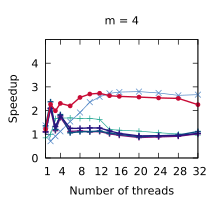

Reproduce this figure in gnuplot.
set title "m = 4"
set terminal pdf size 2.2,2.0
set output "./results/Compactions_n___4,194,304,_m___4.pdf"
set key off
set xrange [1:32]
set xtics (1, 4, 8, 12, 16, 20, 24, 28, 32)
set xlabel "Number of threads"
set yrange [0:5]
set ytics (0, 1, 2, 3, 4)
set ylabel "Speedup"
plot './results/Compactions_n___4,194,304,_m___4.dat' using 1:2 title "Outer parallelism" pointsize 0.7 lw 1 pt 1 linecolor rgb "#24A793" with linespoints, \
  './results/Compactions_n___4,194,304,_m___4.dat' using 1:3 title "Inner parallelism" pointsize 0.7 lw 1 pt 2 linecolor rgb "#5287C6" with linespoints, \
  './results/Compactions_n___4,194,304,_m___4.dat' using 1:4 title "Multi-atomics 64 1 4" pointsize 0.7 lw 2 pt 1 linecolor rgb "#801478" with linespoints, \
  './results/Compactions_n___4,194,304,_m___4.dat' using 1:5 title "Multi-atomics 2 64 1 4" pointsize 0.7 lw 2 pt 1 linecolor rgb "#0A5080" with linespoints, \
  './results/Compactions_n___4,194,304,_m___4.dat' using 1:6 title "Multi-atomics 3 64 1 4" pointsize 0.7 lw 2 pt 1 linecolor rgb "#281480" with linespoints, \
  './results/Compactions_n___4,194,304,_m___4.dat' using 1:7 title "WorkAssisting 4" pointsize 0.4 lw 2 pt 7 linecolor rgb "#C80A35" with linespoints
